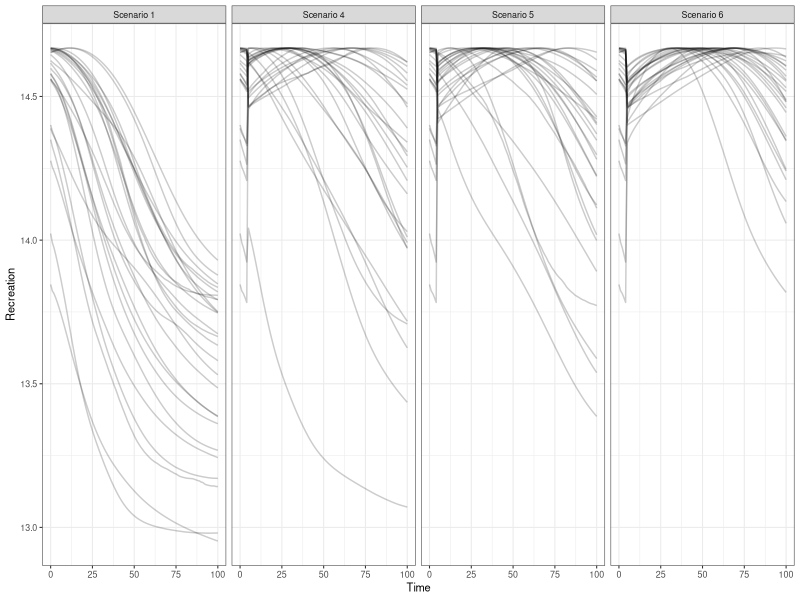
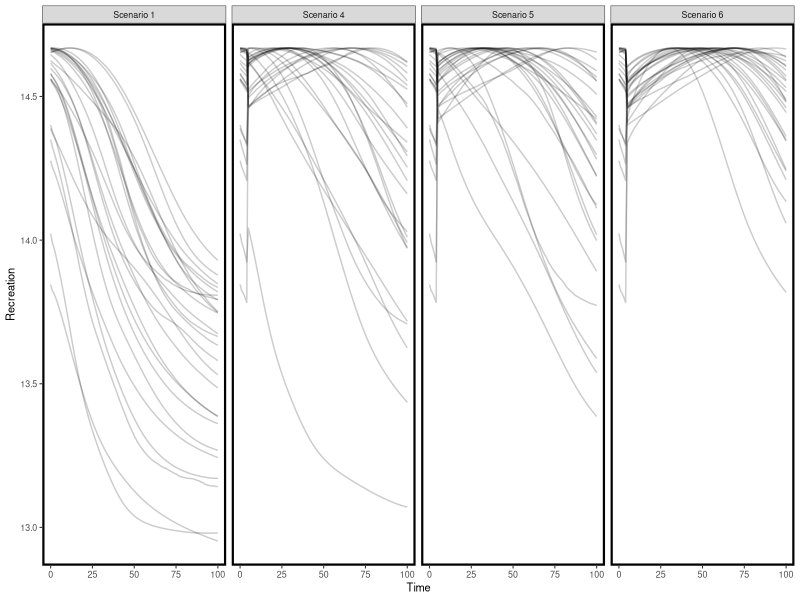
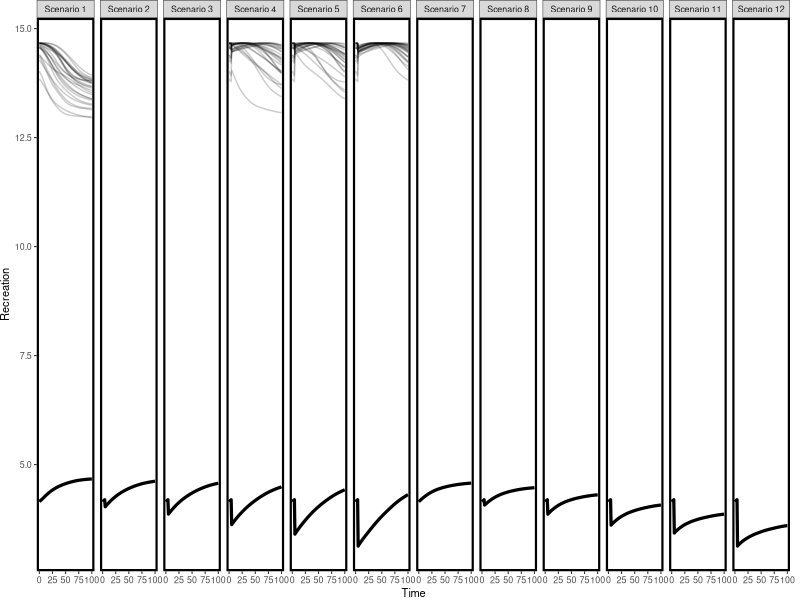

Source code (R) for these figures, in order: (Note: this script raises an error after producing the figures.)
###############################################
#Script to produce plots of trajectories of differerent
#ecosystem service and biodiveristy metrics for different 
#scenarios
################################################

#load packages
library(ggplot2)
library(gridExtra)
library(grid)

#clear objects
rm(list=ls())


#load data
Eco_summary<-read.csv("Data/R_output/Ecoregion_summary.csv")
Eco_means<-read.csv("Data/R_output/Ecoregion_means.csv")
#tidy data
head(Eco_summary)
Eco_means<-Eco_means[,-15]
#give better labels to each scenario
Eco_means$Scenario<-factor(Eco_means$Scenario,c("Scenario 1","Scenario 2","Scenario 3","Scenario 4","Scenario 5","Scenario 6",
                                                "Scenario 7","Scenario 8","Scenario 9","Scenario 10","Scenario 11","Scenario 12"))
Eco_summary$Scenario<-factor(Eco_summary$Scenario,c("Scenario 1","Scenario 2","Scenario 3","Scenario 4","Scenario 5","Scenario 6",
                                                    "Scenario 7","Scenario 8","Scenario 9","Scenario 10","Scenario 11","Scenario 12"))

#loop to produce a figure for each ecosystem service and biodiveristy metric
out<-NULL#list where figures will be stored
t<-1
theme_set(theme_bw(base_size=8))
for (i in names(Eco_means)[-c(1:6)]){
  Y_var<-i#set name of variable I want to plot
  Y_var2<-paste(i,"_M",sep = "")#set name for mean line
  Var_SD<-paste(i,"_SD",sep = "")
  #produce figure
  P1<-ggplot(Eco_means,aes_string(x="Time",y=Y_var,group="EcoregionIndex"))+geom_line(size=0.5,alpha=0.2)+facet_wrap(~Scenario,nrow=1,scales="free_x")
  P2<-P1+theme(panel.grid.major = element_blank(),panel.grid.minor = element_blank(),panel.border = element_rect(size=1.5,colour="black",fill=NA))
  P3<-P2+geom_line(data=Eco_summary,aes_string(x="Time",y=Y_var2,group=NULL),size=1.1) +theme(plot.margin = unit(c(0,0.5,0,0), "line"))
  out[[t]]<-P3#add figures to list
  t<-t+1
}


#put together 6 figures into one
pdf(file = "Figures/Ecosystem_trajectories_1.pdf",width = 10,height=8)
do.call(grid.arrange, c(out[1],out[2],out[3],out[4],out[5],out[6],
                        list(ncol=1)))
dev.off()

#put together 6 figures into one
pdf(file = "Figures/Ecosystem_trajectories_2.pdf",width = 10,height=8)
do.call(grid.arrange, c(out[7],out[8],out[9],out[10],out[11],out[12],
                        list(ncol=1)))
dev.off()
